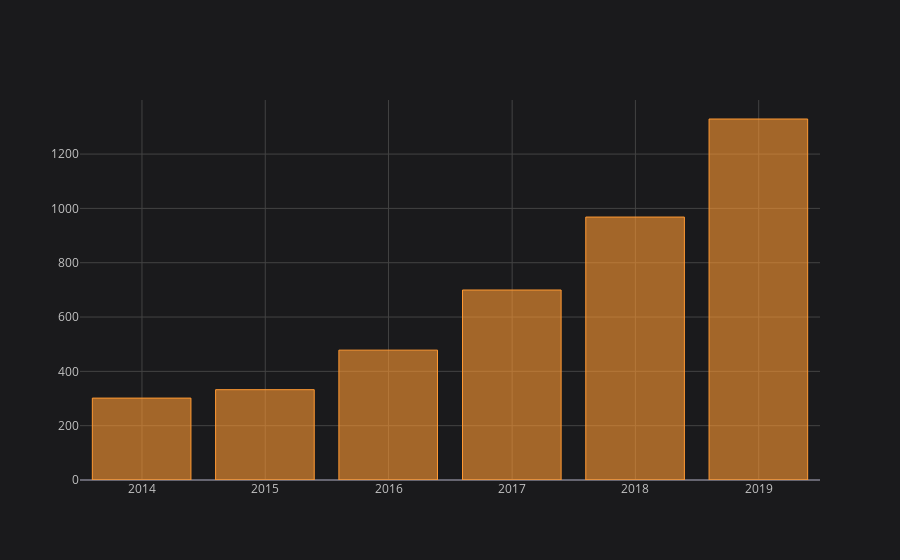

The code cell stored with this chart in its notebook:
### Code cell
new_df['close'].resample('Y').mean().iplot(kind= 'bar', theme= 'space')

### Figure 1 — Plotly figure (JSON) as saved in the notebook; plotly's stock layout.template omitted (floating-point values rounded to 4 significant figures)
{"data": [{"marker": {"color": "rgba(255, 153, 51, 0.6)", "line": {"color": "rgba(255, 153, 51, 1.0)", "width": 1}}, "name": "close", "orientation": "v", "text": "", "type": "bar", "x": ["2013-12-31", "2014-12-31", "2015-12-31", "2016-12-31", "2017-12-31", "2018-12-31"], "y": [301.6, 332.6, 478.1, 699.5, 968.2, 1329.0]}], "layout": {"legend": {"bgcolor": "#1A1A1C", "font": {"color": "#D9D9D9"}}, "paper_bgcolor": "#1A1A1C", "plot_bgcolor": "#1A1A1C", "title": {"font": {"color": "#D9D9D9"}}, "xaxis": {"gridcolor": "#434343", "showgrid": true, "tickfont": {"color": "#C2C2C2"}, "title": {"font": {"color": "#D9D9D9"}, "text": ""}, "zerolinecolor": "#666570"}, "yaxis": {"gridcolor": "#434343", "showgrid": true, "tickfont": {"color": "#C2C2C2"}, "title": {"font": {"color": "#D9D9D9"}, "text": ""}, "zerolinecolor": "#666570"}}}
